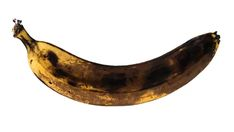
#> input picture coklat3.jpg, 234 x 132 px
$ python deteksi_pisang.py
#> lines starting #> are read from the running program, lines starting #| are printed output that depends on the picture; after the words box and inside, x2 and y2 are one past the last pixel; in counts of white or black regions, pixels touching at a corner belong together
import cv2
import numpy as np

# ==========================================
# 1. MEMBACA GAMBAR
# ==========================================

gambar = cv2.imread("coklat3.jpg")
#> gambar is the input picture: shape (132, 234, 3); mean B, G, R 196.5, 204.4, 211.9

if gambar is None:
    print("Gambar tidak ditemukan!")
    exit()

# ==========================================
# 2. PREPROCESSING
# ==========================================

gambar = cv2.resize(gambar, (600, 400))
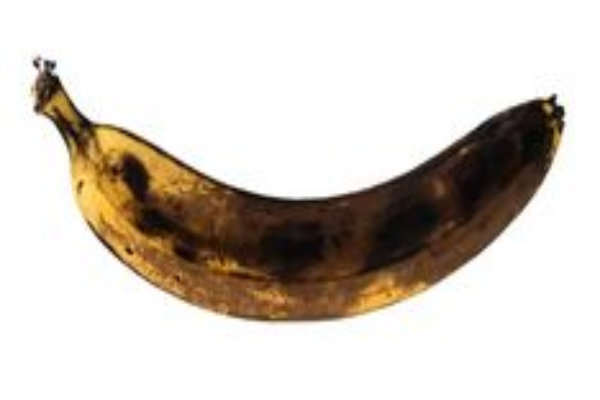
#> gambar: shape (400, 600, 3); mean B, G, R 196.4, 204.3, 211.8

blur = cv2.GaussianBlur(
    gambar,
    (5, 5),
    0
)

# ==========================================
# 3. KONVERSI BGR KE HSV
# ==========================================

hsv = cv2.cvtColor(
    blur,
    cv2.COLOR_BGR2HSV
)
#> hsv: shape (400, 600, 3); mean H, S, V 14.1, 39.9, 211.9

# ==========================================
# 4. SEGMENTASI OBJEK PISANG
# ==========================================

# Mengambil channel Saturation
saturation = hsv[:, :, 1]
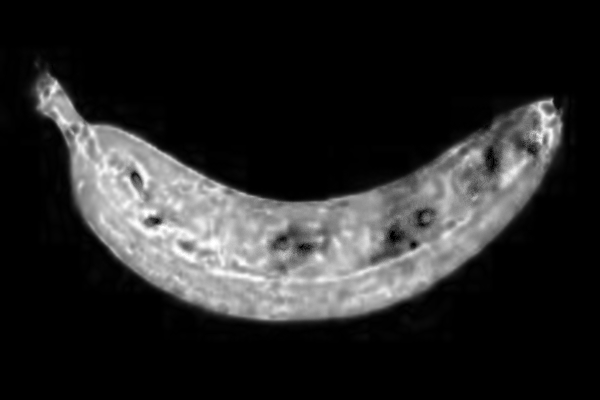
#> saturation: shape (400, 600); min 0, max 255, mean 39.9

# Threshold Otsu
_, mask_pisang = cv2.threshold(
    saturation,
    0,
    255,
    cv2.THRESH_BINARY + cv2.THRESH_OTSU
)
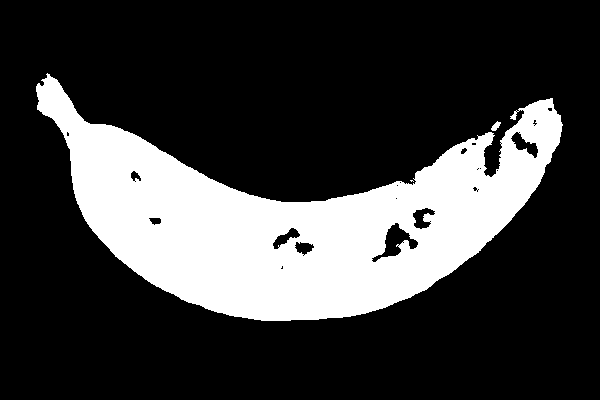
#> mask_pisang: shape (400, 600); 23.6% white; 3 white regions (1 under 20 px), largest, box (x1, y1, x2, y2) and area: (36, 73, 563, 321) 56633, (491, 121, 501, 131) 55

# ==========================================
# 5. OPERASI MORFOLOGI
# ==========================================

kernel = np.ones(
    (5, 5),
    np.uint8
)

# Opening
mask_pisang = cv2.morphologyEx(
    mask_pisang,
    cv2.MORPH_OPEN,
    kernel
)
#> mask_pisang: shape (400, 600); 23.5% white; 1 white region, box (x1, y1, x2, y2) and area: (36, 77, 562, 321) 56351

# Closing
mask_pisang = cv2.morphologyEx(
    mask_pisang,
    cv2.MORPH_CLOSE,
    kernel
)
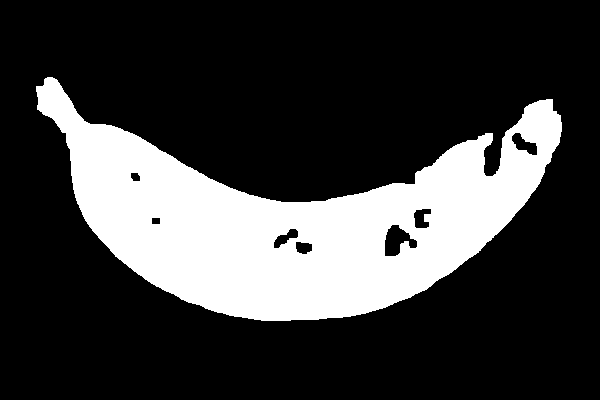
#> mask_pisang: shape (400, 600); 23.6% white; 1 white region

# ==========================================
# 6. MENCARI KONTUR TERBESAR
# ==========================================

kontur, _ = cv2.findContours(
    mask_pisang,
    cv2.RETR_EXTERNAL,
    cv2.CHAIN_APPROX_SIMPLE
)
#> kontur = 1 contour; box (x1, y1, x2, y2) and area: (36, 77, 562, 321) 57542

if len(kontur) == 0:
    print("Objek pisang tidak ditemukan!")
    exit()

kontur_terbesar = max(
    kontur,
    key=cv2.contourArea
)
#> kontur_terbesar = contour of 635 points, box (x1, y1, x2, y2) (36, 77, 562, 321), area 57542

# ==========================================
# 7. MEMBUAT MASK OBJEK PISANG
# ==========================================

mask_objek = np.zeros_like(
    mask_pisang
)

cv2.drawContours(
    mask_objek,
    [kontur_terbesar],
    -1,
    255,
    thickness=cv2.FILLED
)
#> mask_objek: shape (400, 600); 24.3% white; 1 white region, box (x1, y1, x2, y2) and area: (36, 77, 562, 321) 58219

# ==========================================
# 8. HASIL SEGMENTASI
# ==========================================

hasil_segmentasi = cv2.bitwise_and(
    blur,
    blur,
    mask=mask_objek
)
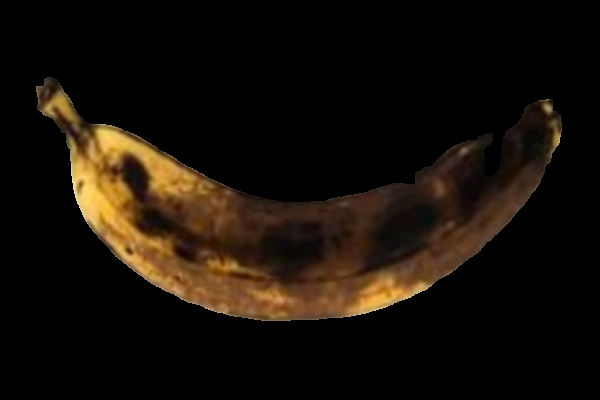
#> hasil_segmentasi: shape (400, 600, 3); mean B, G, R 8, 15.4, 22.5

# ==========================================
# 9. THRESHOLDING WARNA
# ==========================================

# Hijau
lower_hijau = np.array([35, 60, 40])
upper_hijau = np.array([85, 255, 255])

# Kuning
lower_kuning = np.array([20, 80, 100])
upper_kuning = np.array([34, 255, 255])

# Cokelat
lower_cokelat = np.array([5, 60, 20])
upper_cokelat = np.array([19, 255, 200])

# Membuat mask warna
mask_hijau = cv2.inRange(
    hsv,
    lower_hijau,
    upper_hijau
)
#> mask_hijau: shape (400, 600); 0% white in thin lines or dots, all inside (x1, y1, x2, y2) = (562, 111, 563, 113)

mask_kuning = cv2.inRange(
    hsv,
    lower_kuning,
    upper_kuning
)
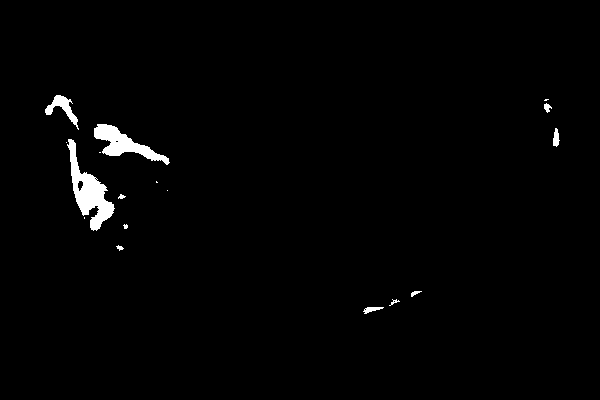
#> mask_kuning: shape (400, 600); 1.4% white; 17 white regions (7 under 20 px), largest, box (x1, y1, x2, y2) and area: (67, 139, 115, 231) 1601, (94, 124, 170, 165) 1116, (45, 95, 79, 130) 375

mask_cokelat = cv2.inRange(
    hsv,
    lower_cokelat,
    upper_cokelat
)
#> mask_cokelat: shape (400, 600); 19.7% white; 19 white regions (16 under 20 px), largest, box (x1, y1, x2, y2) and area: (34, 72, 563, 322) 47125, (78, 181, 83, 191) 35, (379, 302, 391, 307) 28

# ==========================================
# 10. MASKING WARNA DENGAN OBJEK PISANG
# ==========================================

mask_hijau = cv2.bitwise_and(
    mask_hijau,
    mask_objek
)
#> mask_hijau: shape (400, 600); every value is 0

mask_kuning = cv2.bitwise_and(
    mask_kuning,
    mask_objek
)
#> mask_kuning: shape (400, 600); 1.4% white; 18 white regions (8 under 20 px), largest, box (x1, y1, x2, y2) and area: (67, 139, 115, 231) 1595, (94, 124, 170, 165) 1115, (45, 95, 79, 130) 374

mask_cokelat = cv2.bitwise_and(
    mask_cokelat,
    mask_objek
)
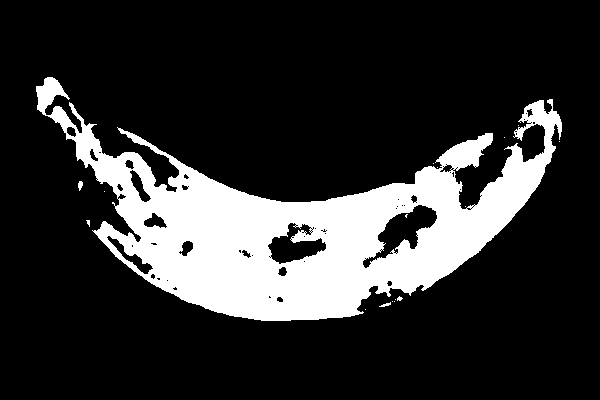
#> mask_cokelat: shape (400, 600); 19.1% white; 17 white regions (14 under 20 px), largest, box (x1, y1, x2, y2) and area: (36, 77, 562, 321) 45717, (78, 181, 83, 191) 35, (379, 302, 391, 307) 28

# ==========================================
# 11. MENGHITUNG JUMLAH PIKSEL
# ==========================================

total_piksel_pisang = cv2.countNonZero(
    mask_objek
)
#> total_piksel_pisang = 58219

jumlah_hijau = cv2.countNonZero(
    mask_hijau
)
#> jumlah_hijau = 0

jumlah_kuning = cv2.countNonZero(
    mask_kuning
)
#> jumlah_kuning = 3432

jumlah_cokelat = cv2.countNonZero(
    mask_cokelat
)
#> jumlah_cokelat = 45834

# ==========================================
# 12. MENGHITUNG PERSENTASE WARNA
# ==========================================

persen_hijau = (
    jumlah_hijau / total_piksel_pisang
) * 100
#> persen_hijau = 0

persen_kuning = (
    jumlah_kuning / total_piksel_pisang
) * 100
#> persen_kuning = 5.89

persen_cokelat = (
    jumlah_cokelat / total_piksel_pisang
) * 100
#> persen_cokelat = 78.73

# ==========================================
# 13. MENENTUKAN WARNA DOMINAN
# ==========================================

if persen_hijau >= persen_kuning and persen_hijau >= persen_cokelat:

    warna_dominan = "Hijau"
    kematangan = "Belum Matang"

elif persen_kuning >= persen_hijau and persen_kuning >= persen_cokelat:

    warna_dominan = "Kuning"
    kematangan = "Matang"

else:

    warna_dominan = "Cokelat"
    kematangan = "Terlalu Matang"

# ==========================================
# 14. MENAMPILKAN HASIL DI ANACONDA PROMPT
# ==========================================

print()
print("========================================")
print("       HASIL DETEKSI KEMATANGAN PISANG")
print("========================================")

print(f"Total Piksel Pisang : {total_piksel_pisang}")
#| Total Piksel Pisang : 58219

print()
print("Persentase Warna")
print("----------------------------------------")
print(f"Hijau   : {persen_hijau:.2f}%")
#| Hijau   : 0.00%
print(f"Kuning  : {persen_kuning:.2f}%")
#| Kuning  : 5.89%
print(f"Cokelat : {persen_cokelat:.2f}%")
#| Cokelat : 78.73%

print()
print("Hasil Deteksi")
print("----------------------------------------")
print(f"Warna Dominan : {warna_dominan}")
print(f"Kematangan    : {kematangan}")

print("========================================")

# ==========================================
# 15. MENAMPILKAN HASIL GAMBAR
# ==========================================

cv2.imshow(
    "Gambar Asli",
    gambar
)

cv2.imshow(
    "Mask Pisang",
    mask_objek
)

cv2.imshow(
    "Hasil Segmentasi",
    hasil_segmentasi
)

cv2.imshow(
    "Mask Hijau",
    mask_hijau
)

cv2.imshow(
    "Mask Kuning",
    mask_kuning
)

cv2.imshow(
    "Mask Cokelat",
    mask_cokelat
)

cv2.waitKey(0)
cv2.destroyAllWindows()

$ run again, with coklat1.jpg copied over coklat3.jpg
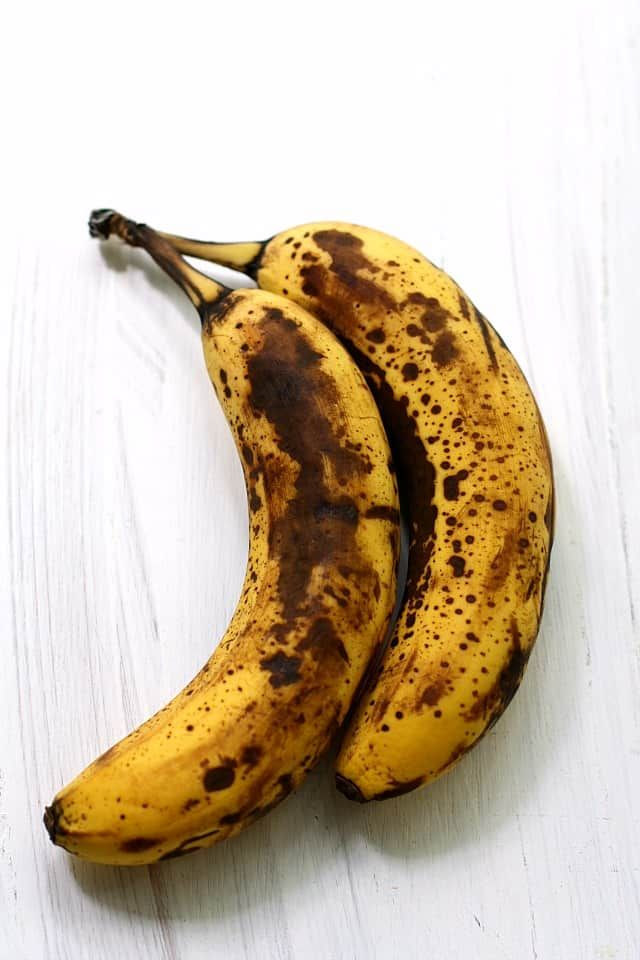
#> input picture coklat1.jpg, 640 x 960 px
#> gambar is the input picture: shape (960, 640, 3); mean B, G, R 168.2, 189.6, 205
#> gambar: shape (400, 600, 3)
#> hsv: shape (400, 600, 3); mean H, S, V 56.7, 68.6, 205.7
#> `mask_pisang = cv2.morphologyEx( mask_pisang, cv2.MORPH_CLOSE, kernel )`:
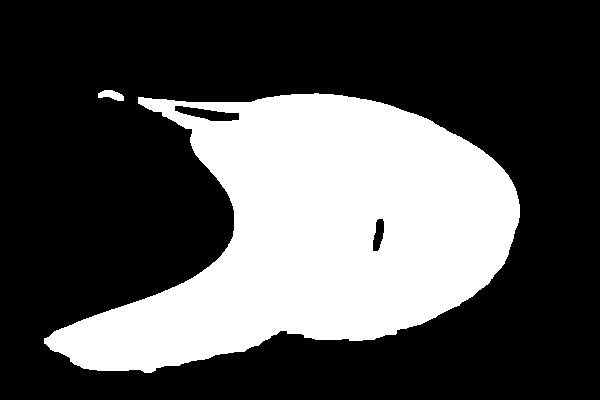
#> mask_pisang: shape (400, 600); 31.2% white; 2 white regions
#> kontur = 2 contours; box (x1, y1, x2, y2) and area: (44, 93, 520, 373) 74892, (98, 90, 124, 101) 155
#> kontur_terbesar = contour of 596 points, box (x1, y1, x2, y2) (44, 93, 520, 373), area 74892
#> mask_objek: shape (400, 600); 31.5% white; 1 white region, box (x1, y1, x2, y2) and area: (44, 93, 520, 373) 75549
#> mask_hijau: shape (400, 600); every value is 0
#> `mask_cokelat = cv2.bitwise_and( mask_cokelat, mask_objek )`:
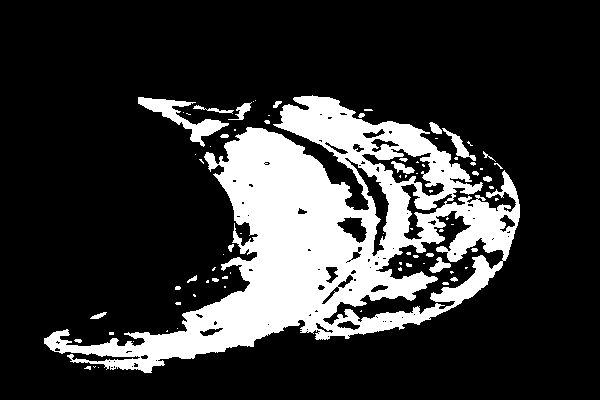
#> mask_cokelat: shape (400, 600); 20.4% white; 80 white regions (55 under 20 px), largest, box (x1, y1, x2, y2) and area: (44, 95, 520, 373) 45874, (138, 97, 229, 147) 1231, (442, 128, 476, 161) 283
#> total_piksel_pisang = 75549
#> jumlah_hijau = 0
#> jumlah_kuning = 19492
#> jumlah_cokelat = 48941
#> persen_hijau = 0
#> persen_kuning = 25.8
#> persen_cokelat = 64.78
#| Total Piksel Pisang : 75549
#| Hijau   : 0.00%
#| Kuning  : 25.80%
#| Cokelat : 64.78%

$ run again, with coklat2.jpg copied over coklat3.jpg
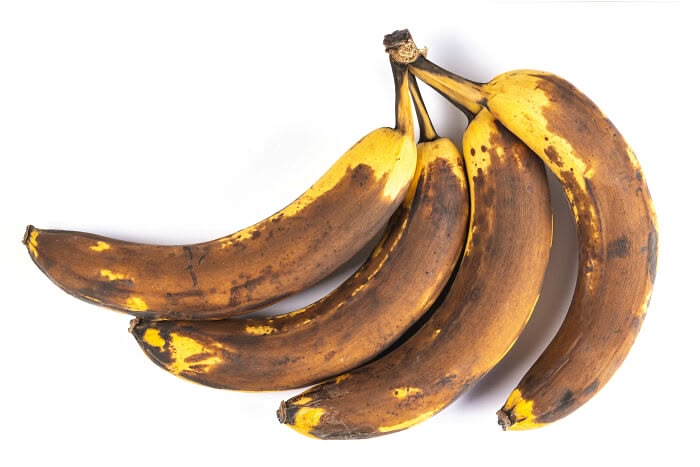
#> input picture coklat2.jpg, 700 x 467 px
#> gambar is the input picture: shape (467, 700, 3); mean B, G, R 175.4, 193.9, 213.4
#> gambar: shape (400, 600, 3)
#> hsv: shape (400, 600, 3); mean H, S, V 10.9, 58.7, 213.4
#> `mask_pisang = cv2.morphologyEx( mask_pisang, cv2.MORPH_CLOSE, kernel )`:
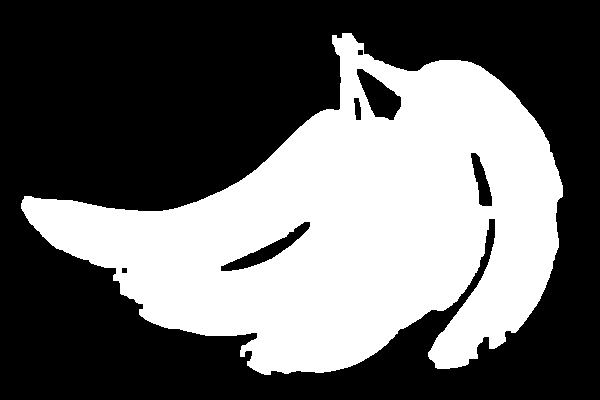
#> mask_pisang: shape (400, 600); 40.1% white; 1 white region
#> kontur = 1 contour; box (x1, y1, x2, y2) and area: (21, 33, 563, 375) 98199
#> kontur_terbesar = contour of 783 points, box (x1, y1, x2, y2) (21, 33, 563, 375), area 98199
#> mask_objek: shape (400, 600); 41.3% white; 1 white region, box (x1, y1, x2, y2) and area: (21, 33, 563, 375) 99090
#> mask_hijau: shape (400, 600); every value is 0
#> `mask_cokelat = cv2.bitwise_and( mask_cokelat, mask_objek )`:
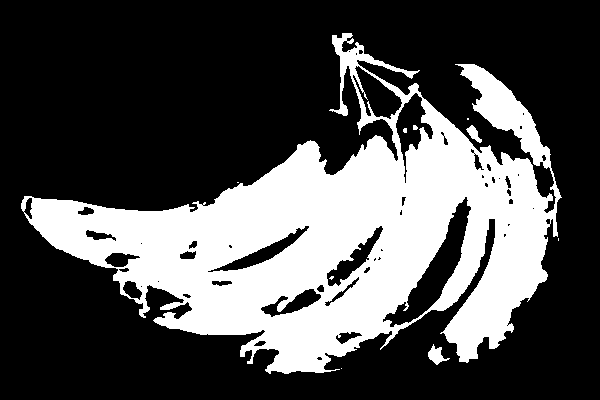
#> mask_cokelat: shape (400, 600); 30.9% white; 10 white regions (6 under 20 px), largest, box (x1, y1, x2, y2) and area: (21, 33, 562, 374) 73820, (428, 344, 450, 365) 209, (466, 125, 482, 143) 131, (413, 125, 418, 130) 21
#> total_piksel_pisang = 99090
#> jumlah_hijau = 0
#> jumlah_kuning = 11314
#> jumlah_cokelat = 74221
#> persen_hijau = 0
#> persen_kuning = 11.42
#> persen_cokelat = 74.9
#| Total Piksel Pisang : 99090
#| Hijau   : 0.00%
#| Kuning  : 11.42%
#| Cokelat : 74.90%
